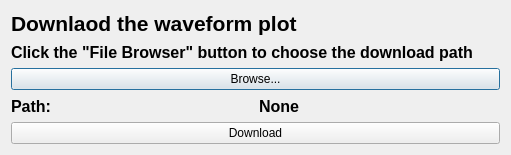
<?xml version="1.0" encoding="UTF-8"?>
<ui version="4.0">
 <class>Dialog</class>
 <widget class="QDialog" name="Dialog">
  <property name="geometry">
   <rect>
    <x>0</x>
    <y>0</y>
    <width>511</width>
    <height>155</height>
   </rect>
  </property>
  <property name="windowTitle">
   <string>Dialog</string>
  </property>
  <layout class="QVBoxLayout" name="verticalLayout">
   <item>
    <layout class="QGridLayout" name="gridLayout">
     <item row="2" column="0">
      <widget class="QPushButton" name="browse_file">
       <property name="text">
        <string>Browse...</string>
       </property>
      </widget>
     </item>
     <item row="1" column="0">
      <widget class="QLabel" name="label">
       <property name="font">
        <font>
         <pointsize>12</pointsize>
         <weight>75</weight>
         <bold>true</bold>
        </font>
       </property>
       <property name="text">
        <string>Click the &quot;File Browser&quot; button to choose the download path</string>
       </property>
      </widget>
     </item>
     <item row="3" column="0">
      <layout class="QHBoxLayout" name="horizontalLayout">
       <item>
        <widget class="QLabel" name="label_2">
         <property name="font">
          <font>
           <pointsize>12</pointsize>
           <weight>75</weight>
           <bold>true</bold>
          </font>
         </property>
         <property name="text">
          <string>Path:</string>
         </property>
        </widget>
       </item>
       <item>
        <widget class="QLabel" name="pathOfFile">
         <property name="font">
          <font>
           <pointsize>12</pointsize>
           <weight>75</weight>
           <bold>true</bold>
          </font>
         </property>
         <property name="text">
          <string>None</string>
         </property>
        </widget>
       </item>
      </layout>
     </item>
     <item row="0" column="0">
      <widget class="QLabel" name="label_3">
       <property name="font">
        <font>
         <pointsize>16</pointsize>
         <weight>75</weight>
         <bold>true</bold>
        </font>
       </property>
       <property name="text">
        <string>Downlaod the waveform plot</string>
       </property>
      </widget>
     </item>
    </layout>
   </item>
   <item>
    <widget class="QPushButton" name="download_btn">
     <property name="text">
      <string>Download</string>
     </property>
    </widget>
   </item>
  </layout>
 </widget>
 <resources/>
 <connections/>
</ui>
